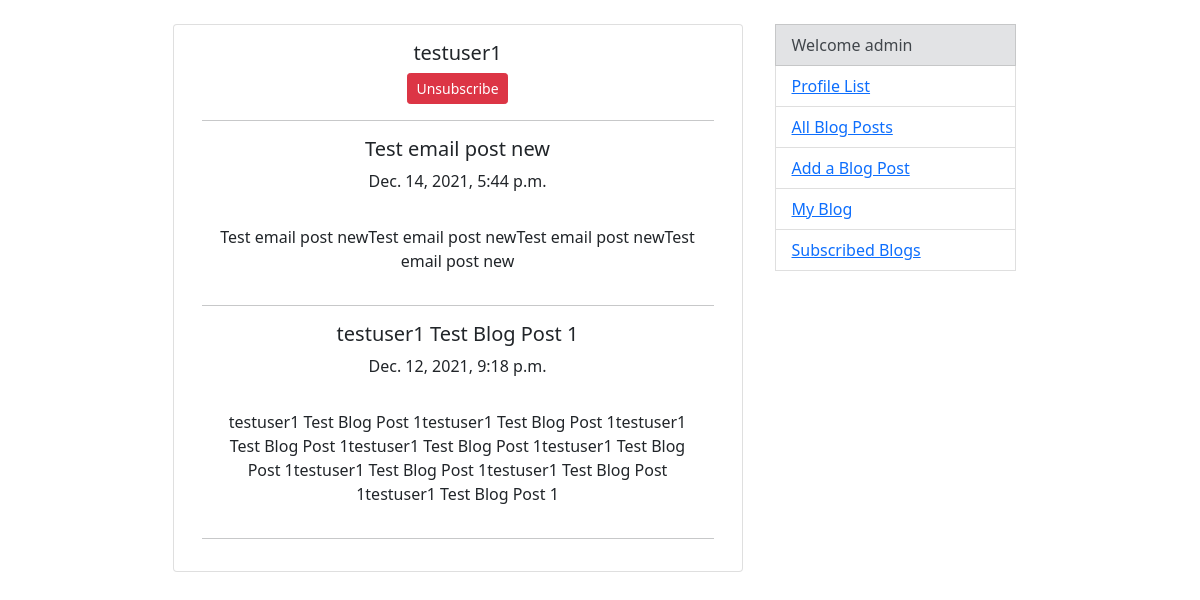
The app's page /profiles/4/ (signed in), older data.
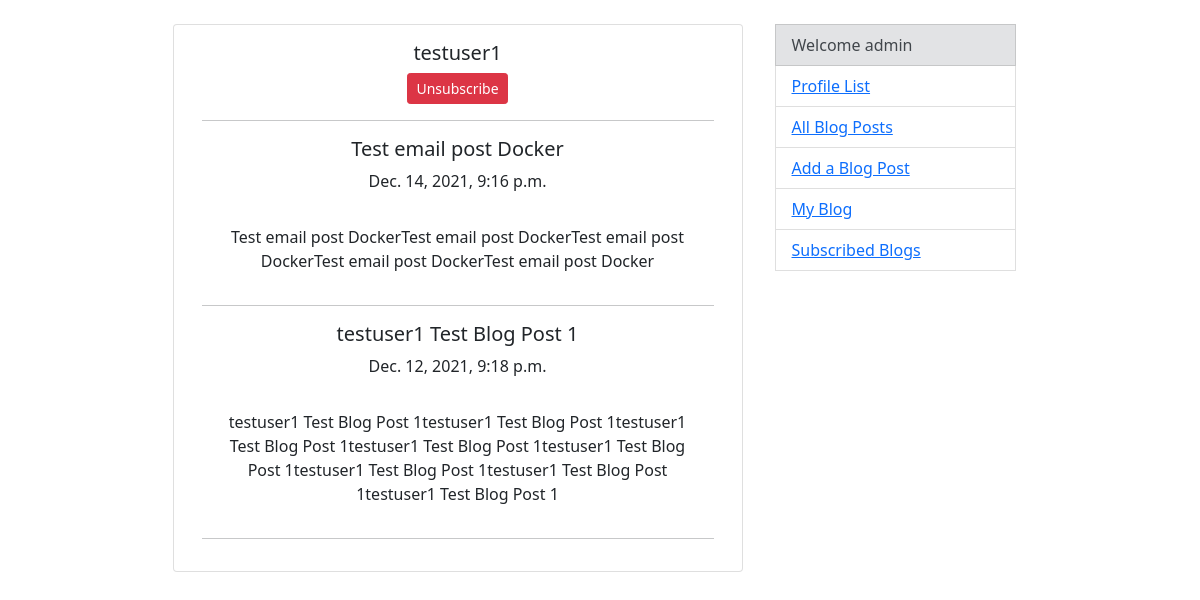
The same page, newer data.
### blogs/models.py (models this page shows, shortened)
class BlogPost(models.Model):
    author = models.ForeignKey(Profile, on_delete=models.CASCADE)
    post_title = models.CharField("Post Title", max_length=150, unique=True)
    post_content = models.TextField("Content")
    created = models.DateTimeField(auto_now_add=True)
    class Meta:
        ordering = ("-created",)

### profiles/views.py (the view)
# urls.py: path('<pk>/', ProfileDetailView.as_view(), name='profile-detail'),
class ProfileDetailView(DetailView):
    model = Profile
    template_name = "profiles/profile_detail.html"
    context_object_name = "profile"
    def get_object(self, **kwargs):
        pk = self.kwargs.get("pk")
        view_profile = Profile.objects.get(pk=pk)
        return view_profile
    def get_context_data(self, **kwargs):
        context = super().get_context_data(**kwargs)
        view_profile = self.get_object()
        my_profile = Profile.objects.get(user=self.request.user)
        if view_profile.user in my_profile.subscribed.all():
            subscribe = True
        else:
            subscribe = False
        context["subscribe"] = subscribe
        context["profile_posts"] = BlogPost.objects.filter(author__user=view_profile.user)
        return context

### profiles/templates/profiles/profile_detail.html (shortened to what this page needs)
{% extends 'base.html' %}
{% block content %}
    <h5 class="card-title">{{ profile.user }}</h5>
    {% if subscribe == True %}
        <form action="{% url "profiles:profile_subscribe" %}" method="POST">
            <button type="submit" class="btn btn-danger btn-sm">Unsubscribe</button>
        </form>
    {% else %}
        <form action="{% url "profiles:profile_subscribe" %}" method="POST">
            {% csrf_token %}
            <input type="hidden" name="profile_pk" value={{ object.pk }}>
            <button type="submit" class="btn btn-success btn-sm">Subscribe</button>
        </form>
    {% endif %}
    <hr>
    {% for post in profile_posts %}
        <h5 class="card-title">{{ post.post_title }}</h5>
        <p class="card-text">{{ post.created }}</p>
        <p class="card-body">{{ post.post_content }}</p>
        <hr>
    {% endfor %}
{% endblock %}

Row changes from the older to the newer data that the page shows:
removed BlogPost: post_title "Test email post new", created "Dec. 14, 2021, 5:44 p.m.", post_content "Test email post newTest email post newTest email post newTest email post new"
added BlogPost: post_title "Test email post Docker", created "Dec. 14, 2021, 9:16 p.m.", post_content "Test email post DockerTest email post DockerTest email post DockerTest email post DockerTest email post Docker"
